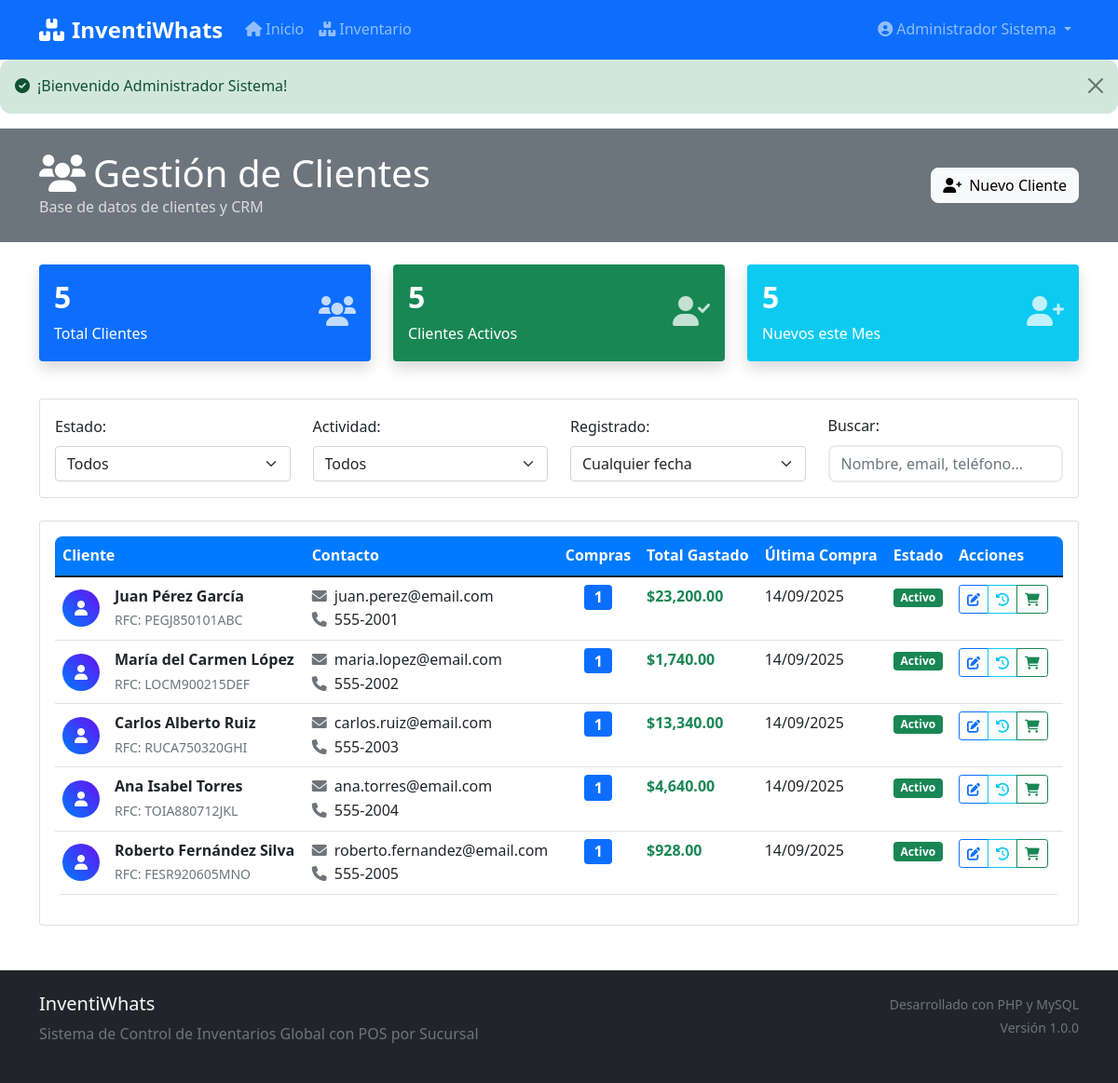
The page /admin/customers (signed in) on the database its author committed.
### tables this page shows
CREATE TABLE `customers` (
  `id` int(11) NOT NULL AUTO_INCREMENT,
  `name` varchar(100) NOT NULL,
  `email` varchar(100),
  `phone` varchar(20),
  `address` text,
  `tax_id` varchar(50),
  `loyalty_points` int(11) DEFAULT 0,
  `total_purchases` decimal(10,2) DEFAULT 0.00,
  `status` enum('active','inactive') DEFAULT 'active',
  `created_at` timestamp NOT NULL DEFAULT CURRENT_TIMESTAMP,
  `updated_at` timestamp NOT NULL DEFAULT CURRENT_TIMESTAMP ON UPDATE CURRENT_TIMESTAMP,
  PRIMARY KEY (`id`),
  UNIQUE KEY `unique_email` (`email`)
);

### controllers/AdminController.php (called while the page is built, shortened)
<?php
class AdminController extends Controller {
    public function customers() {
        $data = [
            'title' => 'Gestión de Clientes - InventiWhats Admin',
            'page' => 'customers'
        ];
        try {
            $db = getDBConnection();
            $stmt = $db->query("
                SELECT c.*,
                       COUNT(s.id) as total_purchases,
                       COALESCE(SUM(s.total), 0) as total_spent,
                       MAX(s.sale_date) as last_purchase
                FROM customers c
                LEFT JOIN sales s ON c.id = s.customer_id AND s.status = 'completed'
                GROUP BY c.id, c.name, c.email, c.phone, c.address,
                         c.tax_id, c.status, c.created_at
                ORDER BY c.created_at DESC
            ");
            $data['customers'] = $stmt->fetchAll();
            $stmt = $db->query("
                SELECT
                    COUNT(*) as total_customers,
                    COUNT(CASE WHEN status = 'active' THEN 1 END) as active_customers,
                    COUNT(CASE WHEN created_at >= DATE_SUB(NOW(), INTERVAL 30 DAY) THEN 1 END) as new_this_month
                FROM customers
            ");
            $data['stats'] = $stmt->fetch();
        } catch (Exception $e) {
            $data['error'] = 'Error al cargar clientes: ' . $e->getMessage();
            $data['customers'] = [];
            $data['stats'] = ['total_customers' => 0, 'active_customers' => 0, 'new_this_month' => 0];
        }
        $this->view('admin/customers', $data);
    }
}
?>

### index.php (called while the page is built, shortened)
<?php
require_once ROOT_PATH . '/config/config.php';
$router = new Router();
$router->get('/', 'HomeController@index');
$router->get('/admin', 'AdminController@dashboard');
$router->get('/admin/login', 'AdminController@login');
$router->post('/admin/login', 'AdminController@doLogin');
$router->get('/admin/logout', 'AdminController@logout');
$router->get('/admin/products', 'AdminController@products');
$router->get('/admin/inventory', 'AdminController@inventory');
$router->get('/admin/sales', 'AdminController@sales');
$router->get('/admin/customers', 'AdminController@customers');
$router->get('/admin/reports', 'AdminController@reports');
$router->get('/pos', 'POSController@index');
$router->get('/inventario', 'PublicController@inventory');
$router->get('/test-connection', 'TestController@connection');
$router->dispatch();
?>

### config/config.php (called while the page is built, shortened)
<?php
function formatCurrency($amount) {
    return '$' . number_format($amount, 2, '.', ',');
}
?>

### views/admin/customers.php (the view, shortened to what this page needs)
<div class="bg-secondary text-white py-4">
    <div class="container">
        <div class="row align-items-center">
            <div class="col-md-6">
                <h1 class="mb-0">
                    <i class="fas fa-users me-2"></i>Gestión de Clientes
                </h1>
                <p class="mb-0 opacity-75">Base de datos de clientes y CRM</p>
            </div>
            <div class="col-md-6 text-md-end">
                <button class="btn btn-light" data-bs-toggle="modal" data-bs-target="#addCustomerModal">
                    <i class="fas fa-user-plus me-2"></i>Nuevo Cliente
                </button>
            </div>
        </div>
    </div>
</div>
<div class="container my-4">
    <?php if (isset($error)): ?>
        <div class="alert alert-danger">
            <i class="fas fa-exclamation-circle me-2"></i>
            <?php echo $error; ?>
        </div>
    <?php else: ?>
        <div class="row mb-4">
            <div class="col-lg-4 col-md-6 mb-3">
                <div class="card bg-primary text-white border-0 shadow">
                    <div class="card-body">
                        <div class="d-flex align-items-center">
                            <div class="flex-grow-1">
                                <h2 class="fw-bold"><?php echo $stats['total_customers']; ?></h2>
                                <p class="mb-0">Total Clientes</p>
                            </div>
                            <div class="ms-3">
                                <i class="fas fa-users fa-2x opacity-75"></i>
                            </div>
                        </div>
                    </div>
                </div>
            </div>
            <div class="col-lg-4 col-md-6 mb-3">
                <div class="card bg-success text-white border-0 shadow">
                    <div class="card-body">
                        <div class="d-flex align-items-center">
                            <div class="flex-grow-1">
                                <h2 class="fw-bold"><?php echo $stats['active_customers']; ?></h2>
                                <p class="mb-0">Clientes Activos</p>
                            </div>
                            <div class="ms-3">
                                <i class="fas fa-user-check fa-2x opacity-75"></i>
                            </div>
                        </div>
                    </div>
                </div>
            </div>
            <div class="col-lg-4 col-md-6 mb-3">
                <div class="card bg-info text-white border-0 shadow">
                    <div class="card-body">
                        <div class="d-flex align-items-center">
                            <div class="flex-grow-1">
                                <h2 class="fw-bold"><?php echo $stats['new_this_month']; ?></h2>
                                <p class="mb-0">Nuevos este Mes</p>
                            </div>
                            <div class="ms-3">
                                <i class="fas fa-user-plus fa-2x opacity-75"></i>
                            </div>
                        </div>
                    </div>
                </div>
            </div>
        </div>
        <div class="card mb-4">
            <div class="card-body">
                <div class="row align-items-center">
                    <div class="col-md-3">
                        <label for="statusFilter" class="form-label">Estado:</label>
                        <select class="form-select" id="statusFilter">
                            <option value="">Todos</option>
                        </select>
                    </div>
                    <div class="col-md-3">
                        <label for="purchaseFilter" class="form-label">Actividad:</label>
                        <select class="form-select" id="purchaseFilter">
                            <option value="">Todos</option>
                        </select>
                    </div>
                    <div class="col-md-3">
                        <label for="dateFilter" class="form-label">Registrado:</label>
                        <select class="form-select" id="dateFilter">
                            <option value="">Cualquier fecha</option>
                        </select>
                    </div>
                    <div class="col-md-3">
                        <label for="searchCustomer" class="form-label">Buscar:</label>
                        <input type="text" class="form-control" id="searchCustomer"
                               placeholder="Nombre, email, teléfono...">
                    </div>
                </div>
            </div>
        </div>
        <div class="card">
            <div class="card-body">
                <div class="table-responsive">
                    <table class="table table-hover" id="customersTable">
                        <thead class="table-light">
                            <tr>
                                <th>Cliente</th>
                                <th>Contacto</th>
                                <th>Compras</th>
                                <th>Total Gastado</th>
                                <th>Última Compra</th>
                                <th>Estado</th>
                                <th width="120">Acciones</th>
                            </tr>
                        </thead>
                        <tbody>
                            <?php foreach ($customers as $customer): ?>
                            <tr data-status="<?php echo $customer['status']; ?>"
                                data-purchases="<?php echo $customer['total_purchases'] > 0 ? 'with_purchases' : 'no_purchases'; ?>"
                                data-created="<?php echo $customer['created_at']; ?>">
                                <td>
                                    <div class="d-flex align-items-center">
                                        <div class="avatar-circle me-3">
                                            <i class="fas fa-user"></i>
                                        </div>
                                        <div>
                                            <div class="fw-bold">
                                                <?php echo htmlspecialchars($customer['name']); ?>
                                            </div>
                                            <?php if ($customer['tax_id']): ?>
                                                <small class="text-muted">
                                                    RFC: <?php echo htmlspecialchars($customer['tax_id']); ?>
                                                </small>
                                            <?php endif; ?>
                                        </div>
                                    </div>
                                </td>
                                <td>
                                    <div>
                                        <?php if ($customer['email']): ?>
                                            <i class="fas fa-envelope me-1 text-muted"></i>
                                            <?php echo htmlspecialchars($customer['email']); ?><br>
                                        <?php endif; ?>
                                        <?php if ($customer['phone']): ?>
                                            <i class="fas fa-phone me-1 text-muted"></i>
                                            <?php echo htmlspecialchars($customer['phone']); ?>
                                        <?php endif; ?>
                                    </div>
                                </td>
                                <td>
                                    <div class="text-center">
                                        <span class="badge bg-primary fs-6">
                                            <?php echo $customer['total_purchases']; ?>
                                        </span>
                                    </div>
                                </td>
                                <td>
                                    <strong class="text-success">
                                        <?php echo formatCurrency($customer['total_spent']); ?>
                                    </strong>
                                </td>
                                <td>
                                    <?php if ($customer['last_purchase']): ?>
                                        <?php echo date('d/m/Y', strtotime($customer['last_purchase'])); ?>
                                    <?php else: ?>
                                        <em class="text-muted">Nunca</em>
                                    <?php endif; ?>
                                </td>
                                <td>
                                    <?php if ($customer['status'] === 'active'): ?>
                                        <span class="badge bg-success">Activo</span>
                                    <?php else: ?>
                                        <span class="badge bg-secondary">Inactivo</span>
                                    <?php endif; ?>
                                </td>
                                <td>
                                    <div class="btn-group btn-group-sm">
                                        <button class="btn btn-outline-primary"
                                                title="Editar Cliente"
                                                onclick="editCustomer(<?php echo $customer['id']; ?>)">
                                            <i class="fas fa-edit"></i>
                                        </button>
                                        <button class="btn btn-outline-info"
                                                title="Ver Historial"
                                                onclick="viewCustomerHistory(<?php echo $customer['id']; ?>)">
                                            <i class="fas fa-history"></i>
                                        </button>
                                        <button class="btn btn-outline-success"
                                                title="Nueva Venta"
                                                onclick="newSaleForCustomer(<?php echo $customer['id']; ?>)">
                                            <i class="fas fa-shopping-cart"></i>
                                        </button>
                                    </div>
                                </td>
                            </tr>
                            <?php endforeach; ?>
                        </tbody>
                    </table>
                </div>
            </div>
        </div>
    <?php endif; ?>
</div>

### rows shown on the page
customers: name "Juan Pérez García", tax "PEGJ850101ABC", email "juan.perez@email.com", phone "555-2001", total_purchases "1", total_spent "$23,200.00", last_purchase "14/09/2025", status "Activo"
customers: name "María del Carmen López", tax "LOCM900215DEF", email "maria.lopez@email.com", phone "555-2002", total_purchases "1", total_spent "$1,740.00", last_purchase "14/09/2025", status "Activo"
customers: name "Carlos Alberto Ruiz", tax "RUCA750320GHI", email "carlos.ruiz@email.com", phone "555-2003", total_purchases "1", total_spent "$13,340.00", last_purchase "14/09/2025", status "Activo"
customers: name "Ana Isabel Torres", tax "TOIA880712JKL", email "ana.torres@email.com", phone "555-2004", total_purchases "1", total_spent "$4,640.00", last_purchase "14/09/2025", status "Activo"
customers: name "Roberto Fernández Silva", tax "FESR920605MNO", email "roberto.fernandez@email.com", phone "555-2005", total_purchases "1", total_spent "$928.00", last_purchase "14/09/2025", status "Activo"

### other values the page prints
$_SESSION['user_name'] "Administrador Sistema"
$flash_success "¡Bienvenido Administrador Sistema!"
$stats['total_customers'] "5"
$stats['active_customers'] "5"
$stats['new_this_month'] "5"
APP_VERSION "1.0.0"
